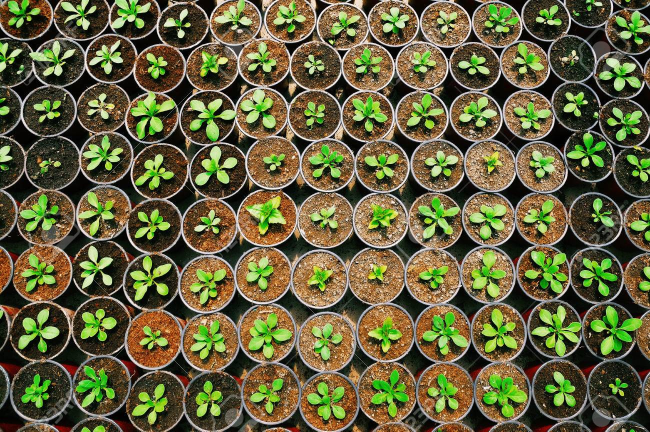
#> input picture testing/exampleImages/seedling1.jpg, 1300 x 863 px, given in place of capt0024.jpg, which was not available (shown at 1/2 size)
$ python plant_detection.py
#> lines starting #> are read from the running program, lines starting #| are printed output that depends on the picture; after the words box and inside, x2 and y2 are one past the last pixel; in counts of white or black regions, pixels touching at a corner belong together; pictures that were not available may be replaced by others from this repository, and a replacement may not be noted
import numpy as np
import matplotlib
matplotlib.use('Agg')
import matplotlib.pyplot as plt
import matplotlib.colors as colors
import scipy.ndimage as ndi
import plant
from datetime import datetime
import time
import cv2

from config import threshold_h_lower, threshold_h_upper, threshold_s_lower, threshold_s_upper, threshold_v_lower, threshold_v_upper, errosion_iterations_default, dilation_iterations_default
from config import dilation_iterations_search_range, errosion_iterations_search_range
from scales import check_area, scale

def get_hsv(image):
    """Split the image (RGB) into H, S, V channel
    ________________________________________________
    image
    """

    hsv = colors.rgb_to_hsv(image)
    h = hsv[:,:,0]
    s = hsv[:,:,1]
    v = hsv[:,:,2]
    return h, s, v


def threshold_image(h, s, v):
    """
        Create a mask using thresholds of the hsv channels

        ____________________________________________________
        h
        s
        v

        thresholds"""
    # Create an empty mask
    mask = np.empty_like(h, dtype=bool)
    # start with a true output
    out = np.ones_like(h, dtype=bool)

    # Perform thresholding in-place
    np.logical_and(np.less(threshold_h_lower, h, out=mask), out, out=out)
    np.logical_and(np.less(h, threshold_h_upper, out=mask), out, out=out)
    np.logical_and(np.less(threshold_s_lower, s, out=mask), out, out=out)
    np.logical_and(np.less(s, threshold_s_upper, out=mask), out, out=out)
    np.logical_and(np.less(threshold_v_lower, v, out=mask), out, out=out)
    np.logical_and(np.less(v, threshold_v_upper, out=mask), out, out=out)
    return out


# [201 lines left out: functions cluster_mask, get_center_and_areas, get_centers_and_areas_from_rgb, get_plants_from_rgb, create_errosion_dilation_search, not called in this run]


########################## Examples, tests, etc ##########################

def threshold_image_original(h, s, v):
    """
        Old version, used for validation atm
    """
    #mask = np.zeros(h.shape)
    mask = np.empty_like(h, dtype=bool)
    mask[(h > threshold_h_lower) & (h < threshold_h_upper) & (s > threshold_s_lower) & (s < threshold_s_upper) & (v > threshold_v_lower) & (v < threshold_v_upper)] = 1
    return mask

# [60 lines left out: functions use_example, use_example_functions, not called in this run]

def compare_results(result1, result2):
    # Check if the shapes of the arrays are the same
    if result1.shape != result2.shape:
        print("The shapes of the arrays are different")
        return False

    # compare the elements of the arrays
    return np.all(result1 == result2)

def main():
    # Read the image
    image = plt.imread("capt0024.jpg")
#> image is the input picture: shape (863, 1300, 3); mean R, G, B 101.1, 98.3, 61.8

    h, s, v = get_hsv(image)
#> in get_hsv, `hsv = colors.rgb_to_hsv(image)`: hsv: shape (863, 1300, 3) float32; mean of channels 0, 1, 2 0.2, 0.5, 112.8
#> in get_hsv, `h = hsv[:,:,0]`:
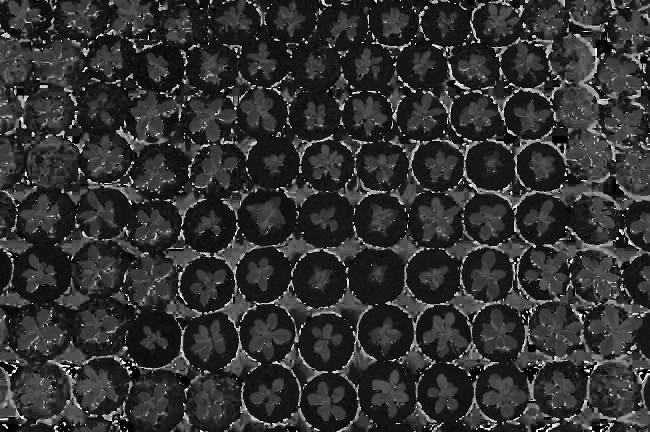
#> h: shape (863, 1300) float32 (shown at 1/2 size); min 0, max 0.999, mean 0.196
#> in get_hsv, `s = hsv[:,:,1]`:
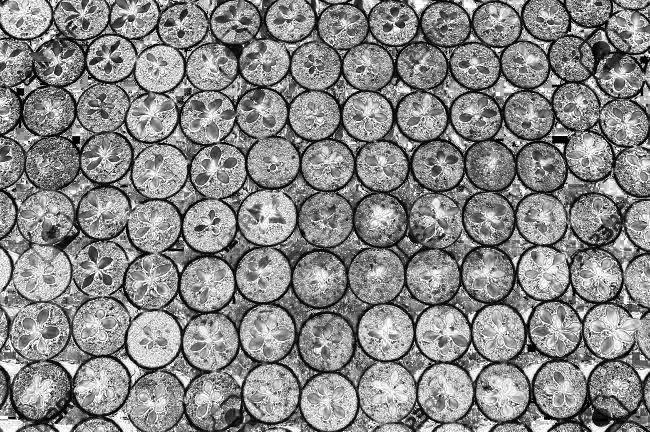
#> s: shape (863, 1300) float32 (shown at 1/2 size); min 0, max 1, mean 0.533
#> in get_hsv, `v = hsv[:,:,2]`:
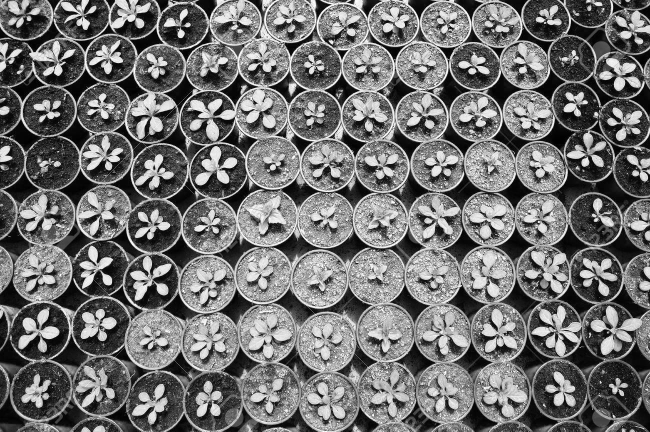
#> v: shape (863, 1300) float32 (shown at 1/2 size); min 0, max 255, mean 112.8

    # Measure the runtime of the original thresholding function
    start_time = time.time()
    result1 = threshold_image_original(h, s, v)
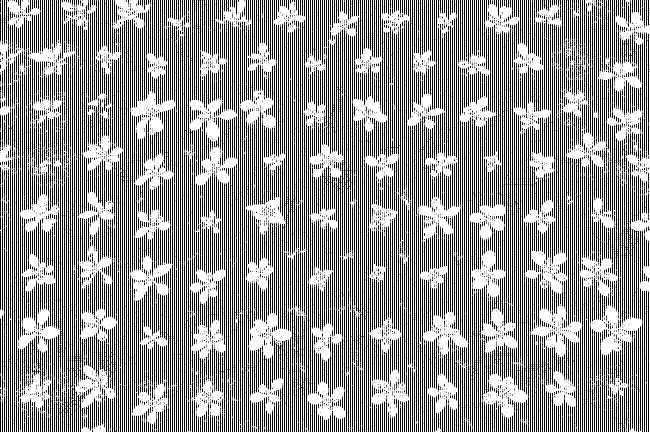
#> result1: shape (863, 1300) bool (shown at 1/2 size); 58.4% white; black in thin lines or dots
    end_time = time.time()
    runtime1 = end_time - start_time

    # Measure the runtime of the test thresholding function
    start_time = time.time()
    result2 = threshold_image(h, s, v)
#> in threshold_image, `np.logical_and(np.less(threshold_h_lower, h, out=mask), out, out=out)`: out: shape (863, 1300) bool; 45.7% white; 1126 white regions (786 under 20 px), largest, box (x1, y1, x2, y2) and area: (407, 0, 1300, 863) 181549, (0, 0, 188, 272) 22986, (0, 672, 268, 854) 20631
#> in threshold_image, `np.logical_and(np.less(h, threshold_h_upper, out=mask), out, out=out)`: out: shape (863, 1300) bool; 38.9% white; 1571 white regions (1139 under 20 px), largest, box (x1, y1, x2, y2) and area: (1047, 470, 1300, 840) 34467, (1101, 63, 1300, 415) 33302, (0, 0, 178, 267) 20342
#> in threshold_image, `np.logical_and(np.less(h, threshold_h_upper, out=mask), out, out=out)`: mask: shape (863, 1300) bool; 93.2% white; 2131 black regions (1363 under 20 px), largest, box (x1, y1, x2, y2) and area: (1158, 113, 1219, 210) 1108, (1034, 278, 1138, 332) 988, (1160, 480, 1235, 520) 838
#> in threshold_image, `np.logical_and(np.less(threshold_s_lower, s, out=mask), out, out=out)`: out: shape (863, 1300) bool; 34.8% white; 1704 white regions (1272 under 20 px), largest, box (x1, y1, x2, y2) and area: (1113, 168, 1224, 361) 10472, (0, 76, 168, 174) 8381, (1209, 199, 1300, 392) 8338
#> in threshold_image, `np.logical_and(np.less(threshold_s_lower, s, out=mask), out, out=out)`:
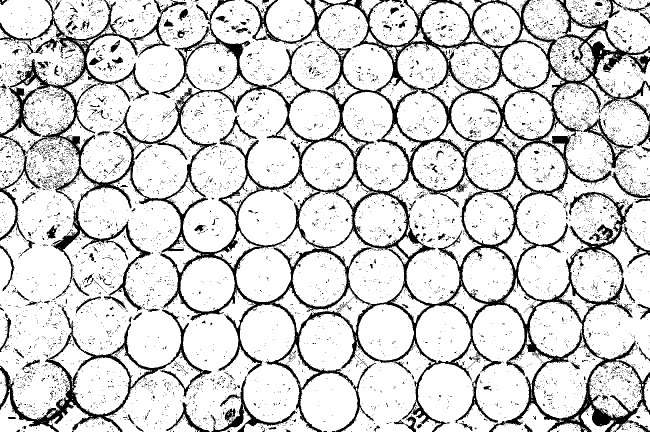
#> mask: shape (863, 1300) bool (shown at 1/2 size); 83.8% white; 8819 black regions (8586 under 20 px), largest, box (x1, y1, x2, y2) and area: (0, 0, 1300, 863) 127028, (0, 609, 423, 863) 10489, (423, 753, 594, 863) 2268
#> in threshold_image, `np.logical_and(np.less(s, threshold_s_upper, out=mask), out, out=out)`: out: shape (863, 1300) bool; 29.1% white; 3383 white regions (2926 under 20 px), largest, box (x1, y1, x2, y2) and area: (1113, 169, 1224, 361) 7899, (0, 76, 166, 174) 6447, (1061, 607, 1165, 714) 4862
#> in threshold_image, `np.logical_and(np.less(s, threshold_s_upper, out=mask), out, out=out)`: mask: shape (863, 1300) bool; 86.6% white; black in thin lines or dots
#> in threshold_image, `np.logical_and(np.less(threshold_v_lower, v, out=mask), out, out=out)`:
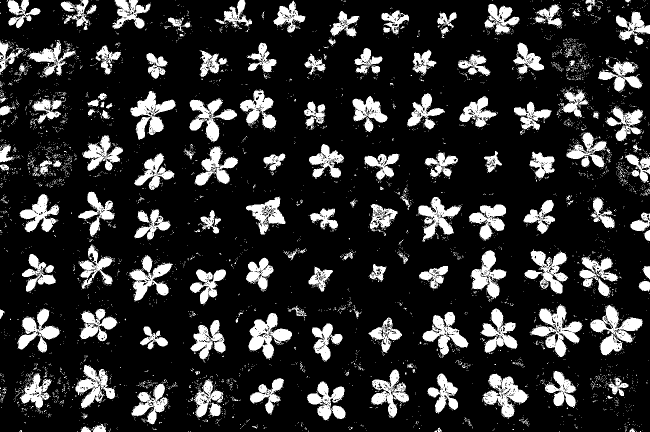
#> out: shape (863, 1300) bool (shown at 1/2 size); 17.9% white; 5113 white regions (4908 under 20 px), largest, box (x1, y1, x2, y2) and area: (1061, 608, 1165, 714) 4346, (1180, 610, 1285, 711) 4185, (497, 626, 584, 720) 3673
#> in threshold_image, `np.logical_and(np.less(threshold_v_lower, v, out=mask), out, out=out)`:
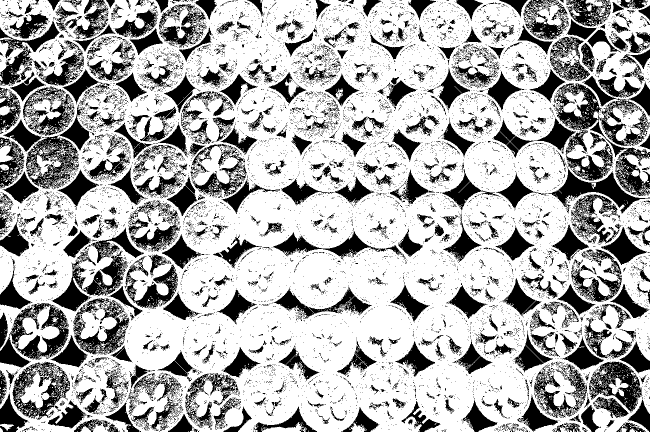
#> mask: shape (863, 1300) bool (shown at 1/2 size); 68.6% white; 10843 black regions (10177 under 20 px), largest, box (x1, y1, x2, y2) and area: (1107, 167, 1300, 392) 11383, (0, 606, 138, 735) 7190, (103, 501, 256, 623) 5843
#> in threshold_image, `np.logical_and(np.less(v, threshold_v_upper, out=mask), out, out=out)`: mask: shape (863, 1300) bool; every value is 1
    end_time = time.time()
    runtime2 = end_time - start_time

    c = compare_results(result1, result2)
#> c = False
    print("The results are the same:", c)
#| The results are the same: False
    print("Runtime of threshold_image_old:", runtime1)
    print("Runtime of threshold_image_new:", runtime2)


if __name__ == "__main__":
   main()

$ run again, on testing/exampleImages/seedling3.jpg
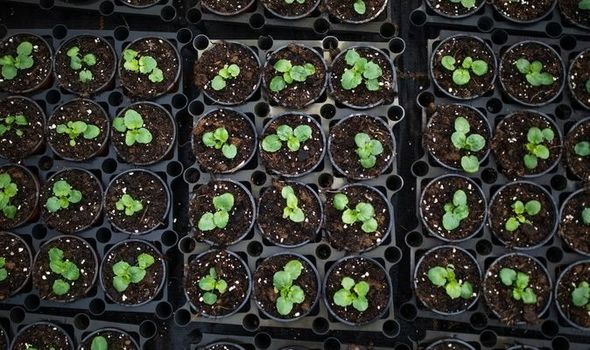
#> input picture testing/exampleImages/seedling3.jpg, 590 x 350 px, given in place of capt0024.jpg, which was not available
#> in main, image is the input picture: shape (350, 590, 3); mean R, G, B 51.2, 53, 45
#> hsv: shape (350, 590, 3) float32; mean of channels 0, 1, 2 0.4, 0.3, 57.9
#> in main, `result1 = threshold_image_original(h, s, v)`:
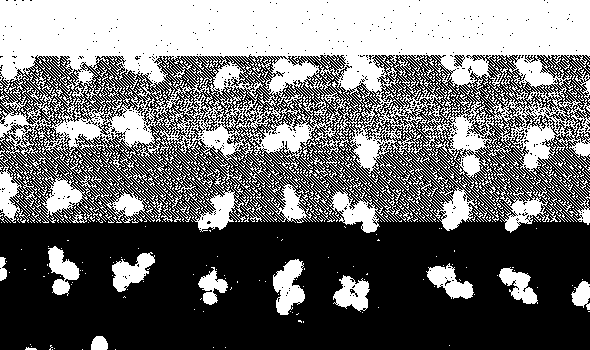
#> result1: shape (350, 590) bool; 43.7% white; 284 white regions (254 under 20 px), largest, box (x1, y1, x2, y2) and area: (0, 0, 590, 233) 81936, (273, 259, 305, 315) 1115, (112, 252, 155, 292) 899
#> in threshold_image, `np.logical_and(np.less(threshold_v_lower, v, out=mask), out, out=out)`:
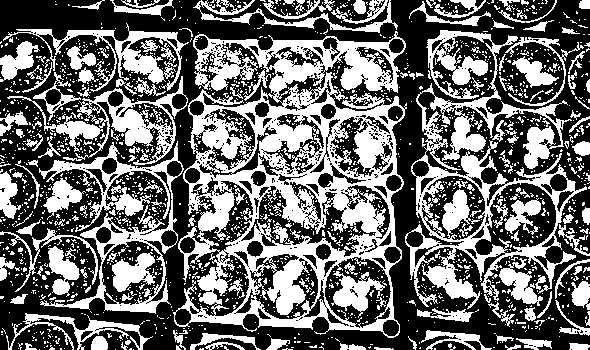
#> mask: shape (350, 590) bool; 41.5% white; 1751 white regions (1580 under 20 px), largest, box (x1, y1, x2, y2) and area: (173, 31, 407, 338) 31041, (405, 30, 587, 309) 13291, (39, 141, 184, 314) 5010
#> c = False
#| The results are the same: False

$ run again, on testing/exampleImages/closeup.jpg
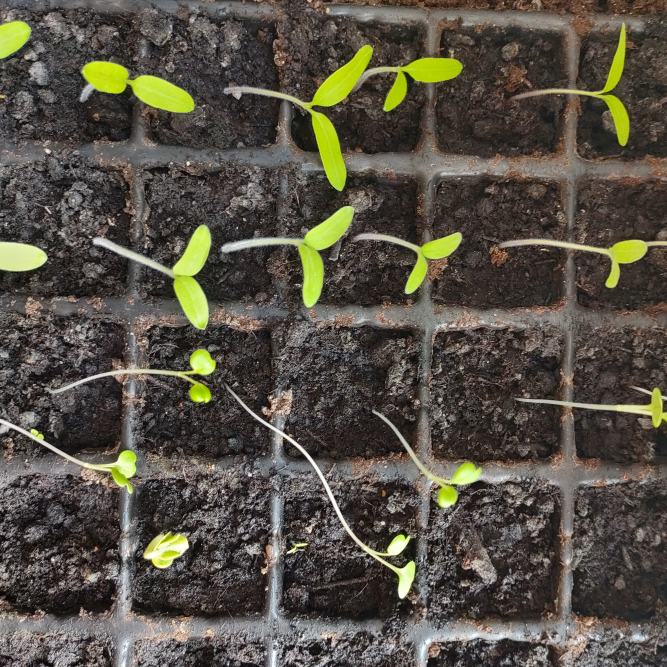
#> input picture testing/exampleImages/closeup.jpg, 2000 x 2001 px, given in place of capt0024.jpg, which was not available (shown at 1/3 size)
#> in main, image is the input picture: shape (2001, 2000, 3); mean R, G, B 86.3, 81.3, 70.1
#> hsv: shape (2001, 2000, 3) float32; mean of channels 0, 1, 2 0.2, 0.2, 88.1
#> in main, `result1 = threshold_image_original(h, s, v)`:
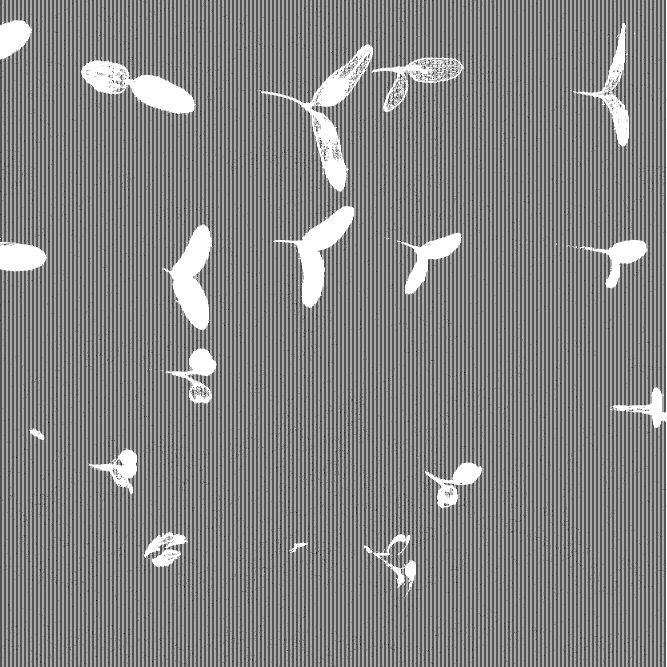
#> result1: shape (2001, 2000) bool (shown at 1/3 size); 52.3% white; black in thin lines or dots
#> in threshold_image, `np.logical_and(np.less(threshold_v_lower, v, out=mask), out, out=out)`:
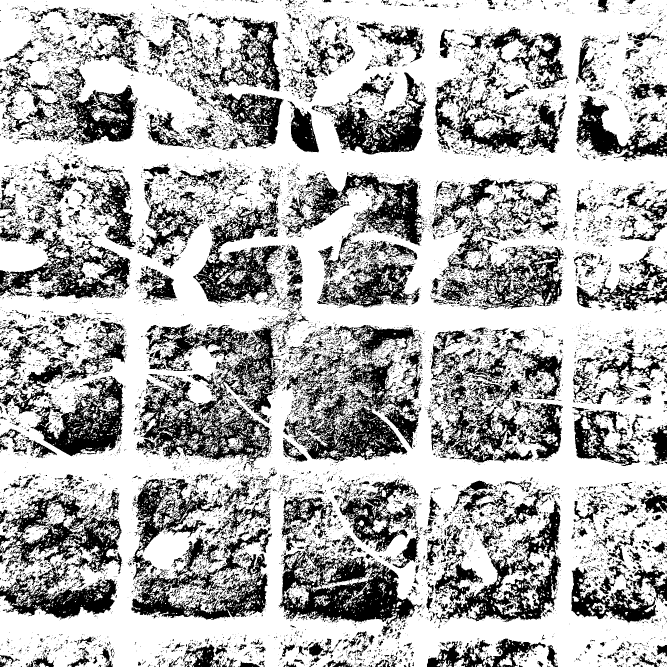
#> mask: shape (2001, 2000) bool (shown at 1/3 size); 69.3% white; 15387 black regions (12903 under 20 px), largest, box (x1, y1, x2, y2) and area: (419, 971, 837, 1413) 70050, (0, 1475, 367, 1859) 56361, (836, 1635, 1267, 1909) 47672
#> c = False
#| The results are the same: False
